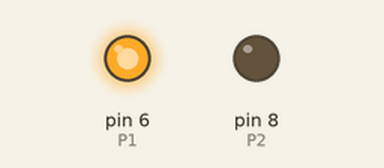
This sketch was run on a simulated Arduino Uno, built with avr-gcc and run on an emulated ATmega328P. Parts: output pins drawn as LEDs (lit = HIGH).

Above: at 0.5 s.
At 6.5 s:
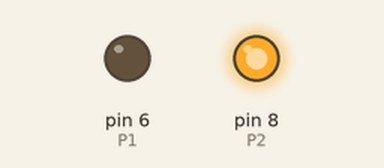
At 13.5 s:
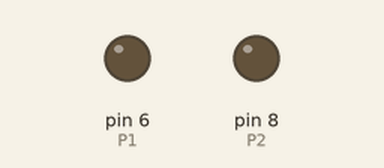
Timing chart, 0 to 15.6 s (numbered marks = the images above):
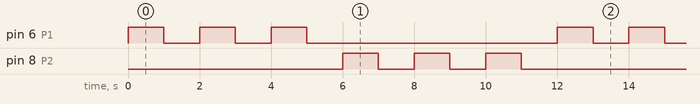

The sketch:

FOR.ino
```cpp
int P1=6;
int P2=8;
int T=1000;

void setup() {
  // put your setup code here, to run once:
  pinMode(P1,OUTPUT);
  pinMode(P2,OUTPUT);

}

void loop() {
  // put your main code here, to run repeatedly:
  for(int i=0; i<3; i++ ){
digitalWrite(P1,HIGH);
delay(T);
digitalWrite(P1,LOW);
delay(T);
}

for(int i=0;i<3;i++){
digitalWrite(P2,HIGH);
delay(T);
digitalWrite(P2,LOW);
delay(T);
}

}
```

Measured:
- by itself, pin 6 (P1), pin 8 (P2): repeats every 12.0 s: 2 × (LOW 1.0 s, HIGH 1.0 s), LOW 7.0 s, HIGH 1.0 s
- by itself, everything shown: repeats every 12.0 s, in 12 steps
